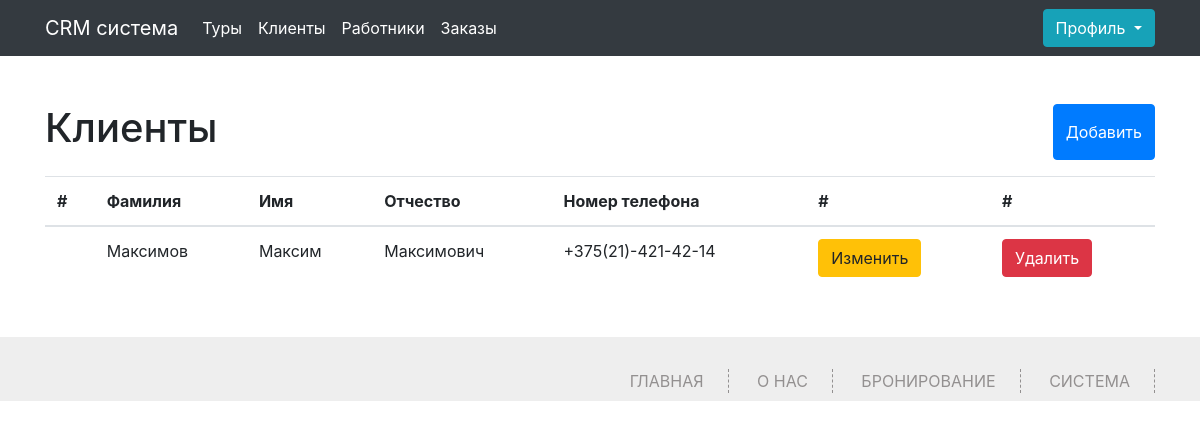
The page /clients (signed in) on the database its author committed.
### app.py (models this page shows, shortened)
class Client(db.Model):
    id = db.Column(db.Integer,primary_key=True)
    name = db.Column(db.String(100))
    surname = db.Column(db.String(100))
    secondname = db.Column(db.String(100))
    phone = db.Column(db.Integer,unique=True)
    order_id = db.relationship('Orders', backref='client', lazy='dynamic')

### app.py (the view, shortened to what this page needs)
@app.route('/clients', methods=['GET', 'POST'])
def clients():
    if 'name' not in session:
        abort(401)
    clients = Client.query.all()
    return render_template("clients.html",clients=clients)

### app.py (called while the page is built)
@app.context_processor
def inject_user():
    def get_user_name():
        if 'name' in session:
            return Worker.query.filter_by(phone=session['name']).first()
    return dict(active_user=get_user_name())

### templates/clients.html (shortened to what this page needs)
{% extends 'base.html' %}
{% block main %}
<div class="container">
	<div class="content my-5">
		<div class="d-flex justify-content-between my-3">
			<h1>Клиенты</h1>
			<button type="button" class="btn btn-primary" data-toggle="modal" data-target="#exampleModal">
				Добавить
			  </button>
		</div>
  {% if not clients%}
  <h2>Список пуст!</h2>
  {%else%}
		<table class="table">
			<thead>
			  <tr>
				<th scope="col">#</th>
				<th scope="col">Фамилия</th>
				<th scope="col">Имя</th>
				<th scope="col">Отчество</th>
				<th scope="col">Номер телефона</th>
				<th scope="col">#</th>
				<th scope="col">#</th>
			  </tr>
			</thead>
			<tbody>
				{%for client in clients%}
			  <tr>
				<th scope="row"></th>
				<td>{{client.surname}}</td>
				<td>{{client.name}}</td>
				<td>{{client.secondname}}</td>
				<td>{{client.phone}}</td>
<td><button type="button" class="btn btn-warning" data-toggle="modal" data-target="#exampleModal{{client.id}}"> Изменить</button></td>
<td><a href="/delete_client/{{client.id}}" class="btn btn-danger">Удалить</a></td>
			  </tr>
			  {%endfor%}
			</tbody>
		  </table>
		  {%endif%}
	</div>
</div>
{% endblock %}

### static/css/style.css (style rules this page uses)
html,body { font-family: 'Open Sans', sans-serif; background:#FFF; font-size:100%; }
*, *:after, *::before { -webkit-box-sizing: border-box; -moz-box-sizing: border-box; box-sizing: border-box; }

### rows shown on the page
Client: surname "Максимов", name "Максим", secondname "Максимович", phone "+375(21)-421-42-14"
